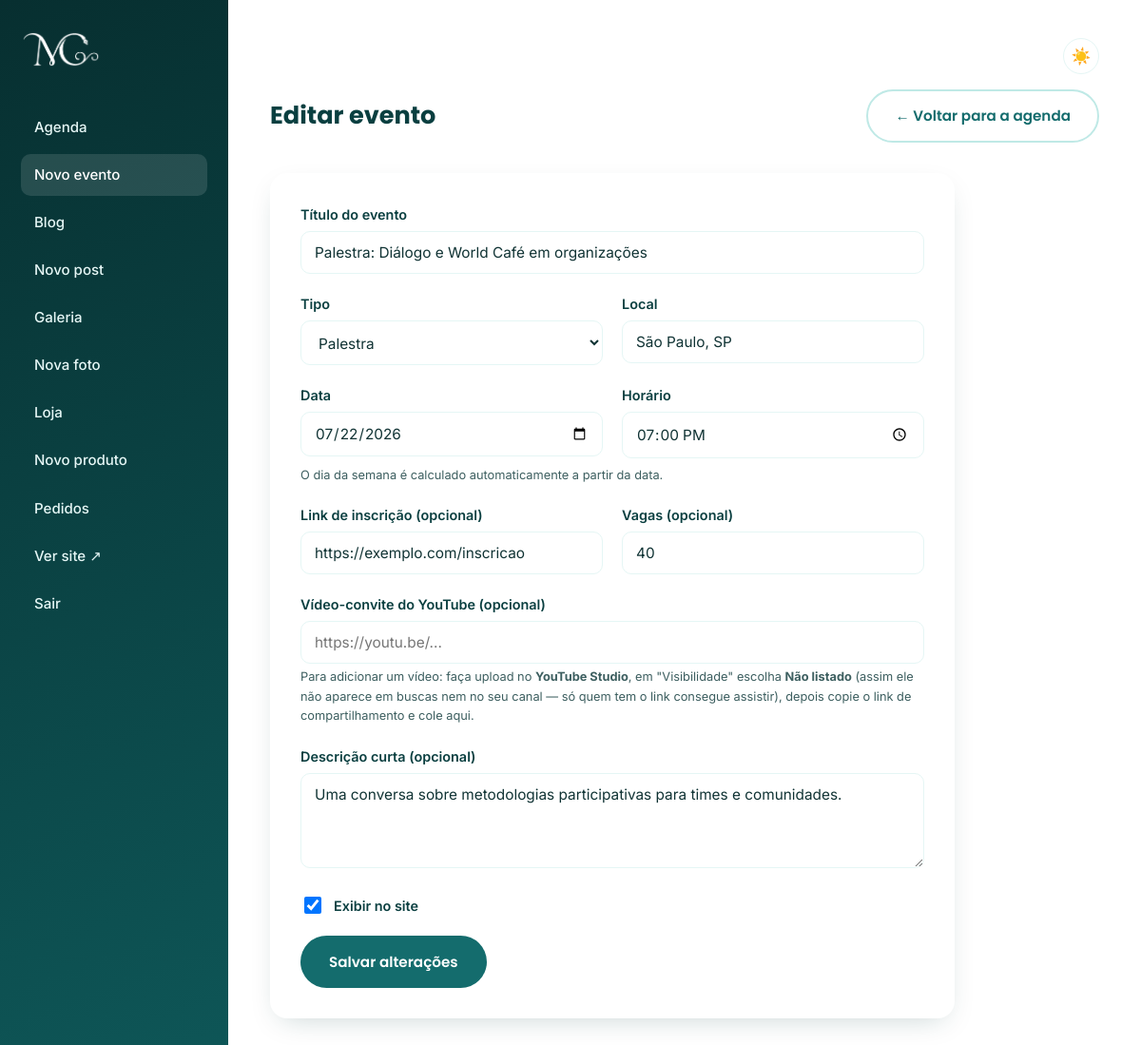
The app's page /admin/evento-form.php?id=1 (signed in) with its own data.
### tables this page shows
CREATE TABLE IF NOT EXISTS eventos (
    id INT UNSIGNED AUTO_INCREMENT PRIMARY KEY,
    titulo VARCHAR(255) NOT NULL,
    tipo ENUM('palestra', 'consultoria', 'workshop', 'outro') NOT NULL DEFAULT 'palestra',
    local VARCHAR(255) NOT NULL,
    link_inscricao VARCHAR(500) DEFAULT NULL,
    video_youtube_url VARCHAR(500) DEFAULT NULL,
    data_evento DATE NOT NULL,
    hora_evento TIME NOT NULL,
    vagas SMALLINT UNSIGNED DEFAULT NULL,
    descricao TEXT DEFAULT NULL,
    ativo TINYINT(1) NOT NULL DEFAULT 1,
    created_at TIMESTAMP NOT NULL DEFAULT CURRENT_TIMESTAMP,
    updated_at TIMESTAMP NOT NULL DEFAULT CURRENT_TIMESTAMP ON UPDATE CURRENT_TIMESTAMP,
    INDEX idx_data_evento (data_evento)
);

### includes/config.php (called while the page is built, shortened)
<?php
function db(): PDO
{
    static $pdo = null;
    if ($pdo === null) {
        $dsn = 'mysql:host=' . DB_HOST . ';dbname=' . DB_NAME . ';charset=utf8mb4';
        $pdo = new PDO($dsn, DB_USER, DB_PASS, [
            PDO::ATTR_ERRMODE => PDO::ERRMODE_EXCEPTION,
            PDO::ATTR_DEFAULT_FETCH_MODE => PDO::FETCH_ASSOC,
            PDO::ATTR_EMULATE_PREPARES => false,
        ]);
    }
    return $pdo;
}

### includes/functions.php (called while the page is built, shortened)
<?php
require_once __DIR__ . '/config.php';
function e(?string $value): string
{
    return htmlspecialchars($value ?? '', ENT_QUOTES, 'UTF-8');
}
function buscar_evento(int $id): ?array
{
    $stmt = db()->prepare('SELECT * FROM eventos WHERE id = ?');
    $stmt->execute([$id]);
    $evento = $stmt->fetch();
    return $evento ?: null;
}

### admin/evento-form.php (the view, shortened to what this page needs)
<?php
require_once __DIR__ . '/../includes/functions.php';
$id = isset($_GET['id']) ? (int) $_GET['id'] : (isset($_POST['id']) ? (int) $_POST['id'] : null);
$evento = $id ? buscar_evento($id) : null;
$valores = $evento ?? [
    'titulo' => '', 'tipo' => 'palestra', 'local' => '', 'link_inscricao' => '', 'video_youtube_url' => '',
    'data_evento' => '', 'hora_evento' => '', 'vagas' => '', 'descricao' => '', 'ativo' => 1,
];
require __DIR__ . '/includes/admin_header.php';
?>
<div class="admin-topbar">
  <h1><?= $id ? 'Editar evento' : 'Novo evento' ?></h1>
  <a href="/admin/eventos.php" class="btn btn-ghost">← Voltar para a agenda</a>
</div>
<div class="card" style="max-width:720px;">
  <form method="post" novalidate>
    <div class="form-group">
      <label for="titulo">Título do evento</label>
      <input class="form-control" type="text" id="titulo" name="titulo" required value="<?= e($valores['titulo']) ?>" placeholder="Ex: Palestra sobre Diálogo e World Café">
    </div>
    <div class="form-row">
      <div class="form-group">
        <label for="tipo">Tipo</label>
        <select class="form-control" id="tipo" name="tipo">
          <?php foreach (['palestra' => 'Palestra', 'consultoria' => 'Consultoria', 'workshop' => 'Workshop', 'outro' => 'Outro'] as $val => $label): ?>
            <option value="<?= e($val) ?>" <?= $valores['tipo'] === $val ? 'selected' : '' ?>><?= e($label) ?></option>
          <?php endforeach; ?>
        </select>
      </div>
      <div class="form-group">
        <label for="local">Local</label>
        <input class="form-control" type="text" id="local" name="local" required value="<?= e($valores['local']) ?>" placeholder="Ex: São Paulo, SP ou Online">
      </div>
    </div>
    <div class="form-row">
      <div class="form-group">
        <label for="data_evento">Data</label>
        <input class="form-control" type="date" id="data_evento" name="data_evento" required value="<?= e($valores['data_evento']) ?>">
      </div>
      <div class="form-group">
        <label for="hora_evento">Horário</label>
        <input class="form-control" type="time" id="hora_evento" name="hora_evento" required value="<?= e(substr($valores['hora_evento'] ?? '', 0, 5)) ?>">
      </div>
    </div>
    <p class="form-hint" style="margin-top:-12px; margin-bottom:20px;">O dia da semana é calculado automaticamente a partir da data.</p>
    <div class="form-row">
      <div class="form-group">
        <label for="link_inscricao">Link de inscrição (opcional)</label>
        <input class="form-control" type="url" id="link_inscricao" name="link_inscricao" value="<?= e($valores['link_inscricao']) ?>" placeholder="https://...">
      </div>
      <div class="form-group">
        <label for="vagas">Vagas (opcional)</label>
        <input class="form-control" type="number" min="0" id="vagas" name="vagas" value="<?= e((string) $valores['vagas']) ?>" placeholder="Deixe em branco se ilimitado">
      </div>
    </div>
    <div class="form-group">
      <label for="video_youtube_url">Vídeo-convite do YouTube (opcional)</label>
      <input class="form-control" type="url" id="video_youtube_url" name="video_youtube_url" value="<?= e($valores['video_youtube_url']) ?>" placeholder="https://youtu.be/...">
      <p class="form-hint">Para adicionar um vídeo: faça upload no <strong>YouTube Studio</strong>, em "Visibilidade" escolha <strong>Não listado</strong> (assim ele não aparece em buscas nem no seu canal — só quem tem o link consegue assistir), depois copie o link de compartilhamento e cole aqui.</p>
    </div>
    <div class="form-group">
      <label for="descricao">Descrição curta (opcional)</label>
      <textarea class="form-control" id="descricao" name="descricao" rows="3"><?= e($valores['descricao']) ?></textarea>
    </div>
    <div class="form-group" style="display:flex; align-items:center; gap:10px;">
      <input type="checkbox" id="ativo" name="ativo" value="1" <?= $valores['ativo'] ? 'checked' : '' ?> style="width:18px; height:18px;">
      <label for="ativo" style="margin:0;">Exibir no site</label>
    </div>
    <button type="submit" class="btn btn-teal"><?= $id ? 'Salvar alterações' : 'Criar evento' ?></button>
  </form>
</div>
<?php require __DIR__ . '/includes/admin_footer.php'; ?>

### admin/includes/admin_header.php (shortened to what this page needs)
<?php
require_once __DIR__ . '/../../includes/functions.php';
$current = basename($_SERVER['SCRIPT_NAME']);
?><!DOCTYPE html>
<html lang="pt-BR">
<head>
<link rel="stylesheet" href="/assets/css/style.css">
</head>
<body class="admin-body">
<div class="admin-shell">
  <aside class="admin-sidebar">
    <a href="/admin/eventos.php" class="brand"><img src="/assets/img/logo-maro-white.png" alt="Maro Camargo" class="brand-logo"></a>
    <nav class="admin-nav">
      <a href="/admin/eventos.php" class="<?= $current === 'eventos.php' ? 'is-active' : '' ?>">Agenda</a>
      <a href="/admin/evento-form.php" class="<?= $current === 'evento-form.php' ? 'is-active' : '' ?>">Novo evento</a>
      <a href="/admin/posts.php" class="<?= in_array($current, ['posts.php', 'post-form.php'], true) ? 'is-active' : '' ?>">Blog</a>
      <a href="/admin/post-form.php" class="<?= $current === 'post-form.php' ? 'is-active' : '' ?>">Novo post</a>
      <a href="/admin/galeria.php" class="<?= in_array($current, ['galeria.php', 'foto-form.php'], true) ? 'is-active' : '' ?>">Galeria</a>
      <a href="/admin/foto-form.php" class="<?= $current === 'foto-form.php' ? 'is-active' : '' ?>">Nova foto</a>
      <a href="/admin/produtos.php" class="<?= in_array($current, ['produtos.php', 'produto-form.php'], true) ? 'is-active' : '' ?>">Loja</a>
      <a href="/admin/produto-form.php" class="<?= $current === 'produto-form.php' ? 'is-active' : '' ?>">Novo produto</a>
      <a href="/admin/pedidos.php" class="<?= in_array($current, ['pedidos.php', 'pedido-detalhe.php'], true) ? 'is-active' : '' ?>">Pedidos</a>
      <a href="/index.php" target="_blank">Ver site ↗</a>
      <a href="/admin/logout.php">Sair</a>
    </nav>
  </aside>
  <main class="admin-main">
    <div style="display:flex; justify-content:flex-end; margin-bottom:16px;">
      <button type="button" class="theme-toggle" id="themeToggle" aria-label="Alternar tema claro/escuro" aria-pressed="false">
        <span class="icon-light">☀️</span><span class="icon-dark">🌙</span>
      </button>
    </div>

### admin/includes/admin_footer.php (shortened to what this page needs)
  </main>
</div>
</body>
</html>

### assets/css/style.css (style rules this page uses)
:root { --teal-950: #072f30; --teal-900: #0a3f40; --teal-800: #0e5657; --teal-700: #146c6d; --teal-600: #1a8586; --teal-500: #229c9c; --teal-400: #4fb8b6; --teal-300: #8fd7d3; --teal-200: #bfe9e6; --teal-100: #e5f6f5; --teal-50: #f3fbfa; --accent-600: #b5652f; --accent-500: #c97b45; --accent-100: #f6e3d3; --ink: #103334; --ink-soft: #3d5f60; --white: #ffffff; --font-heading: 'Poppins', 'Segoe UI', sans-serif; --font-body: 'Inter', 'Segoe UI', sans-serif; --radius-sm: 10px; --radius-md: 18px; --radius-lg: 32px; --shadow-soft: 0 20px 45px -20px rgba(10, 63, 64, 0.35); --shadow-card: 0 10px 30px -12px rgba(10, 63, 64, 0.25); --container-w: 1140px; --bg-page: var(--white); --bg-surface: var(--white); --bg-tint: var(--teal-50); --text-body: var(--ink); --text-heading: var(--teal-900); --text-soft: var(--ink-soft); --border-soft: var(--teal-100); --header-bg: rgba(255, 255, 255, 0.92); --tag-bg: var(--teal-100); --tag-text: var(--teal-800); --alert-error-bg: #fbeae7; --alert-error-text: #a63a2b; --alert-error-border: #f2c6bd; --alert-success-bg: #e4f5ee; --alert-success-text: #1e7a52; --alert-success-border: #bfe6d4; --whatsapp-bg: #25d366; --whatsapp-fg: #ffffff; }
* { box-sizing: border-box; }
html { scroll-behavior: smooth; }
body { margin: 0; font-family: var(--font-body); color: var(--text-body); background: var(--bg-page); line-height: 1.6; -webkit-font-smoothing: antialiased; transition: background-color 0.2s ease, color 0.2s ease; }
h1, h2, h3, h4 { font-family: var(--font-heading); font-weight: 700; line-height: 1.15; margin: 0 0 0.5em; color: var(--text-heading); }
p { margin: 0 0 1em; }
a { color: var(--teal-700); text-decoration: none; }
img { max-width: 100%; display: block; }
.btn { display: inline-flex; align-items: center; gap: 8px; font-family: var(--font-heading); font-weight: 600; font-size: 0.95rem; padding: 14px 28px; border-radius: 999px; border: 2px solid transparent; cursor: pointer; transition: transform 0.15s ease, box-shadow 0.15s ease, background 0.15s ease, color 0.15s ease; }
.btn-teal { background: var(--teal-700); color: var(--white); }
.btn-ghost { background: transparent; color: var(--teal-700); border-color: var(--teal-200); }
.brand { display: inline-flex; align-items: center; font-family: var(--font-heading); font-weight: 700; font-size: 1.3rem; color: var(--text-heading); }
.brand-logo { height: 40px; width: auto; display: block; }
.theme-toggle { width: 38px; height: 38px; border-radius: 50%; border: 1.5px solid var(--border-soft); background: var(--bg-surface); display: flex; align-items: center; justify-content: center; cursor: pointer; color: var(--text-heading); font-size: 1.05rem; flex-shrink: 0; padding: 0; }
.card { background: var(--bg-surface); border-radius: var(--radius-md); box-shadow: var(--shadow-card); padding: 32px; }
.admin-body { background: var(--bg-page); min-height: 100vh; }
.admin-shell { display: flex; min-height: 100vh; }
.admin-sidebar { width: 240px; background: linear-gradient(160deg, var(--teal-950), var(--teal-800)); color: var(--white); padding: 32px 22px; flex-shrink: 0; }
.admin-sidebar .brand { color: var(--white); display: block; margin-bottom: 40px; }
.admin-nav { display: flex; flex-direction: column; gap: 6px; }
.admin-nav a { color: var(--teal-100); padding: 10px 14px; border-radius: var(--radius-sm); font-weight: 500; font-size: 0.94rem; }
.admin-nav a:hover, .admin-nav a.is-active { background: rgba(255,255,255,0.12); color: var(--white); }
.admin-main { flex: 1; padding: 40px 44px; }
.admin-topbar { display: flex; justify-content: space-between; align-items: center; margin-bottom: 32px; gap: 16px; flex-wrap: wrap; }
.admin-topbar h1 { margin: 0; font-size: 1.6rem; }
.form-group { margin-bottom: 20px; }
.form-group label { display: block; font-weight: 600; font-size: 0.9rem; margin-bottom: 6px; color: var(--text-heading); }
.form-control { width: 100%; padding: 12px 14px; border: 1.5px solid var(--border-soft); border-radius: var(--radius-sm); font-family: var(--font-body); font-size: 0.96rem; background: var(--bg-surface); color: var(--text-body); }
textarea.form-control { resize: vertical; min-height: 100px; }
.form-row { display: grid; grid-template-columns: 1fr 1fr; gap: 20px; }
.form-hint { font-size: 0.8rem; color: var(--text-soft); margin-top: 4px; }

### records on screen
eventos: titulo "Palestra: Diálogo e World Café em organizações", tipo "Palestra", local "São Paulo, SP", data_evento "07/22/2026", hora_evento "19:00", link_inscricao "https://exemplo.com/inscricao", vagas "40", descricao "Uma conversa sobre metodologias participativas para times e comunidades.", ativo "☑"
